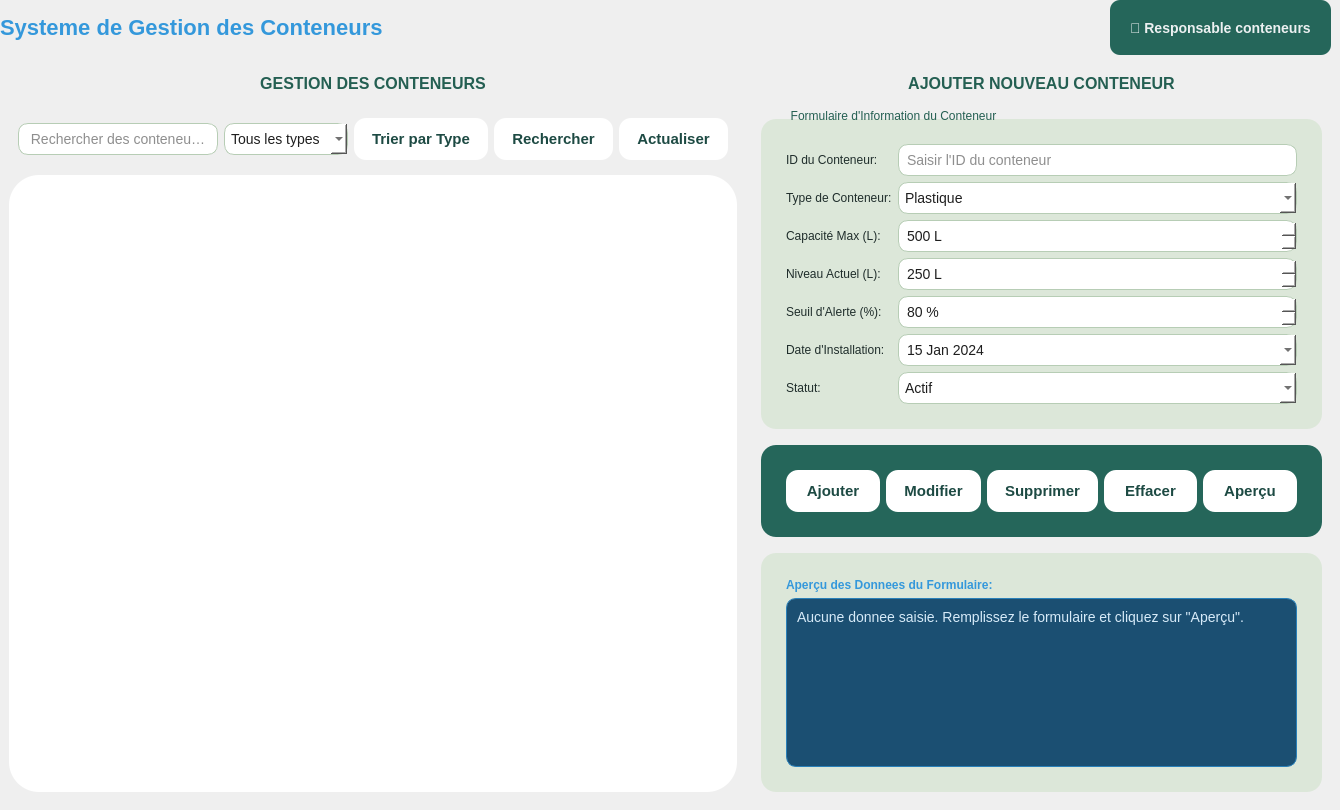
    <widget class="QWidget" name="GContainerPage">
     <widget class="QStackedWidget" name="GCont_stackedWidget">
      <property name="geometry">
       <rect>
        <x>0</x>
        <y>0</y>
        <width>1331</width>
        <height>801</height>
       </rect>
      </property>
      <property name="styleSheet">
       <string notr="true">/* ================= GLOBAL STYLES ================= */
QMainWindow {
    background-color: #F4F6F5;
    font-family: &quot;Segoe UI&quot;, Arial, sans-serif;
    color: #1F2D2B;
    font-size: 10pt;
}

QWidget {
    color: #1F2D2B;
}

/* ================= LABELS ================= */
QLabel {
    color: #1F2D2B;
}

/* ================== LEFT PANEL ================== */
#GCont_leftPanel, #GCont_headerWidget, QWidget[leftPanel=&quot;true&quot;] {
    background-color: #EEF7EC;
    border-radius: 20px;
}

/* ================== RIGHT MAIN PANEL ================== */
#GCont_rightPanel {
    background-color: #245F52;
    border-radius: 28px;
}

/* FIX: Ensure labels in right panel have white text */
#GCont_rightPanel QLabel {
    color: #FFFFFF;
}

#GCont_rightPanel QGroupBox {
    background-color: #FFFFFF;
    border-radius: 20px;
    border: none;
    margin-top: 16px;
    padding: 16px;
}

/* FIX: Ensure group box titles in right panel are visible */
#GCont_rightPanel QGroupBox::title {
    color: #245F52;
    font-weight: bold;
}

/* ================== WHITE CARDS ================== */
QGroupBox {
    background-color: #FFFFFF;
    border-radius: 20px;
    border: none;
    margin-top: 16px;
    padding: 16px;
}

QGroupBox::title {
    subcontrol-origin: margin;
    left: 20px;
    padding: 0 8px;
    font-weight: bold;
    color: #245F52;
}

/* ================== INPUTS ================== */
QLineEdit, QComboBox, QSpinBox, QDateEdit {
    background-color: #FFFFFF;
    border-radius: 12px;
    border: 1px solid #D6E5DD;
    padding: 10px;
    color: #1F2D2B;
}

QLineEdit:focus, QComboBox:focus, QSpinBox:focus, QDateEdit:focus {
    border: 2px solid #1F6B5B;
}

QTextEdit, QPlainTextEdit {
    background-color: #FFFFFF;
    color: #1F2D2B;
    border-radius: 14px;
    padding: 10px;
}

/* ================== BUTTONS ================== */
QPushButton {
    color: #1d4a43;
    background-color: #ffffff;
    font-family: &quot;Segoe&quot;, sans-serif;
    font-size: 11pt;
    font-weight: bold;
    border-radius: 20px;
    padding: 12px 18px;
    border: none;
}

QPushButton:hover {
    color: #060504;
    background-color: #bdf7a3;
}

QPushButton:pressed {
    color: #060504;
    background-color: rgb(99, 129, 85);
}

/* ================== TABLE VIEW ================== */
QTableView {
    background-color: #FFFFFF;
    border-radius: 18px;
    border: none;
    gridline-color: transparent;
}

QHeaderView::section {
    background-color: #245F52;
    color: white;
    padding: 10px;
    border: none;
    font-weight: bold;
}

QTableView::item {
    padding: 10px;
}

QTableView::item:selected {
    background-color: #DFF2EA;
    color: #1F2D2B;
}

/* ================== SEARCH BAR ================== */
QLineEdit[placeholderText] {
    background-color: #FFFFFF;
}

/* ================== STATUS BAR ================== */
QStatusBar {
    background-color: #FFFFFF;
    color: #245F52;
    border-top: 1px solid #D6E5DD;
}

/* ================== DARK PANELS ================== */
QWidget[darkPanel=&quot;true&quot;] {
    background-color: #245F52;
    color: #FFFFFF;
    border-radius: 24px;
}

QWidget[darkPanel=&quot;true&quot;] QLabel,
QWidget[darkPanel=&quot;true&quot;] QPushButton,
QWidget[darkPanel=&quot;true&quot;] QGroupBox::title {
    color: #FFFFFF;
}

/* ================= PREVIEW / ANALYSIS BOX ================= */
QTextEdit#GCont_previewText,
QPlainTextEdit#GCont_previewText {
    background-color: #1B4F72;
    border: 1px solid #2980B9;
    color: #D6EAF8;
}

/* ================== SPECIFIC WIDGET STYLES ================== */
#GCont_iconLabel {
    font-size: 28px;
    color: #27AE60;
}

#GCont_titleLabel {
    font-size: 22px;
    font-weight: bold;
    color: #3498DB;
}

#GCont_userLabel {
    font-size: 14px;
    color: #ECF0F1;
    padding: 8px 16px;
    background-color: #27AE60;
    border-radius: 10px;
    font-weight: bold;
}

#GCont_sortButton, #GCont_searchButton, #GCont_refreshButton,
#GCont_addButton, #GCont_updateButton, #GCont_deleteButton,
#GCont_clearButton, #GCont_previewButton {
    color: #1d4a43;
    background-color: #ffffff;
    padding: 12px 18px;
    font-size: 11pt;
}

#GCont_totalContainersLabel, #GCont_normalStatusLabel, #GCont_warningLabel, #GCont_criticalLabel,
#GCont_totalContainersValue, #GCont_normalStatusValue {
    color: #1F2D2B;
}

#GCont_warningValue {
    font-weight: bold;
    font-size: 16px;
    color: #F39C12;
}

#GCont_criticalValue {
    font-weight: bold;
    font-size: 16px;
    color: #E74C3C;
}

#GCont_lastUpdateLabel {
    font-style: italic;
    color: #BDC3C7;
    margin-top: 10px;
}

#GCont_aiPredictionText {
    background-color: #17202A;
    border: 1px solid #F39C12;
    color: #FDEBD0;
}

#GCont_previewLabel {
    color: #3498DB;
    font-weight: bold;
}

#GCont_previewText {
    background-color: #1B4F72;
    border: 1px solid #2980B9;
    color: #D6EAF8;
}

#GCont_statusbar {
    color: #BDC3C7;
}

/* ================= PROGRESS BAR STYLES ================= */
QProgressBar {
    border: 1px solid #27AE60;
    border-radius: 3px;
    background-color: #34495E;
    color: #ECF0F1;
    text-align: center;
}

QProgressBar::chunk {
    background-color: #2ECC71;
    border-radius: 2px;
}

QProgressBar[dark=&quot;true&quot;] {
    border: 1px solid #C0392B;
}

QProgressBar[dark=&quot;true&quot;]::chunk {
    background-color: #E74C3C;
}

QProgressBar[warning=&quot;true&quot;] {
    border: 1px solid #D35400;
}

QProgressBar[warning=&quot;true&quot;]::chunk {
    background-color: #f39c12;
}

/* ================= FIX FOR MESSAGE BOXES ================= */
QMessageBox {
    background-color: #FFFFFF;
    color: #1F2D2B;
}

QMessageBox QLabel {
    color: #1F2D2B;
    background-color: transparent;
    font-size: 11pt;
}

QMessageBox QPushButton {
    color: #1d4a43;
    background-color: #ffffff;
    font-family: &quot;Segoe&quot;, sans-serif;
    font-size: 11pt;
    font-weight: bold;
    border-radius: 20px;
    padding: 8px 16px;
    min-width: 80px;
    border: none;
}

QMessageBox QPushButton:hover {
    color: #060504;
    background-color: #bdf7a3;
}

QMessageBox QPushButton:pressed {
    color: #060504;
    background-color: rgb(99, 129, 85);
}

/* ================= FIX FOR COMBOBOX POPUP ================= */
QComboBox QAbstractItemView {
    background-color: #FFFFFF;
    color: #1F2D2B;
    border: 1px solid #D6E5DD;
    selection-background-color: #bdf7a3;
    selection-color: #1d4a43;
    outline: none;
}

QComboBox QAbstractItemView::item {
    color: #1F2D2B;
    padding: 8px;
    min-height: 20px;
}

QComboBox QAbstractItemView::item:hover {
    background-color: #bdf7a3;
    color: #060504;
}

QComboBox QAbstractItemView::item:selected {
    background-color: #bdf7a3;
    color: #1d4a43;
}

/* ================= FIX FOR COMBOBOX IN RIGHT PANEL ================= */
#GCont_rightPanel QComboBox {
    background-color: #FFFFFF;
    color: #1F2D2B;
}

#GCont_rightPanel QComboBox QAbstractItemView {
    background-color: #FFFFFF;
    color: #1F2D2B;
}
QGroupBox{
background-color:#ECF5E9;
border-radius:30px;
}
QTableView::item {
    background-color: transparent;
}

QTableView::item:selected:!active {
    background: #ECF5E9;
}
QTableView {
    selection-background-color: #ECF5E9;
    selection-color: black;
	border-radius:30px;
}

QTableView::item:selected {
    background-color: #ECF5E9;
    color: black;
}

QTableView::item:selected:active {
    background-color: #ECF5E9;
    color: black;
}

QTableView::item:selected:!active {
    background-color: #ECF5E9;
    color: black;
}
QTableCornerButton{
	background-color: #25665A;
}
QLabel#GCont_userLabel {
    background-color: #25665A;
}
QGroupBox#GCont_actionBox{
	background-color: #25665A;
}
/* GROUPBOX */
QGroupBox {
    background-color: #DCE7D9;   /* soft green background */
    border: none;
    border-radius: 15px;
    margin-top: 10px;
}

/* INPUT FIELDS */
QLineEdit,
QSpinBox,
QDateEdit,
QComboBox,
QTextEdit {
    background-color: #FFFFFF;     /* pure white for clarity */
    border: 1px solid #B7CDB5;     /* soft green border */
    border-radius: 10px;
    padding: 6px;
    color: #1E1E1E;                /* dark text */
    font-size: 14px;
}

/* Focus effect */
QLineEdit:focus,
QSpinBox:focus,
QDateEdit:focus,
QComboBox:focus,
QTextEdit:focus {
    border: 2px solid #6FAF8D;     /* stronger green when active */
}
QPushButton{
 background:#ECF5E9;
 border-radius:12px;
 padding:6px;
 font-size:13px;
 font-weight:bold;
    padding-top: 10px;
    padding-bottom: 10px;
}
QPushButton:hover{
 background:#D6EAD6;
}</string>
      </property>
      <widget class="QWidget" name="GCont_mainPage">
       <widget class="QWidget" name="GCont_headerWidget" native="true">
        <property name="geometry">
         <rect>
          <x>0</x>
          <y>0</y>
          <width>1331</width>
          <height>55</height>
         </rect>
        </property>
        <layout class="QHBoxLayout" name="GCont_horizontalLayout">
         <item>
          <widget class="QLabel" name="GCont_titleLabel">
           <property name="text">
            <string>Systeme de Gestion des Conteneurs</string>
           </property>
          </widget>
         </item>
         <item>
          <spacer name="GCont_horizontalSpacer">
           <property name="orientation">
            <enum>Qt::Orientation::Horizontal</enum>
           </property>
           <property name="sizeHint" stdset="0">
            <size>
             <width>40</width>
             <height>20</height>
            </size>
           </property>
          </spacer>
         </item>
         <item>
          <widget class="QLabel" name="GCont_userLabel">
           <property name="text">
            <string>👤 Responsable conteneurs</string>
           </property>
          </widget>
         </item>
        </layout>
       </widget>
       <widget class="QWidget" name="GCont_contentArea" native="true">
        <property name="geometry">
         <rect>
          <x>0</x>
          <y>55</y>
          <width>1331</width>
          <height>746</height>
         </rect>
        </property>
        <layout class="QHBoxLayout" name="GCont_contentLayout">
         <item>
          <widget class="QWidget" name="GCont_managementPanel" native="true">
           <layout class="QVBoxLayout" name="GCont_managementLayout">
            <item>
             <widget class="QLabel" name="GCont_managementTitle">
              <property name="styleSheet">
               <string notr="true">font-size: 16px; font-weight: bold; color: #245F52; padding: 10px;</string>
              </property>
              <property name="text">
               <string>GESTION DES CONTENEURS</string>
              </property>
              <property name="alignment">
               <set>Qt::AlignmentFlag::AlignCenter</set>
              </property>
             </widget>
            </item>
            <item>
             <widget class="QWidget" name="GCont_controlsWidget" native="true">
              <layout class="QHBoxLayout" name="GCont_controlsLayout">
               <item>
                <widget class="QLineEdit" name="GCont_searchEdit">
                 <property name="minimumSize">
                  <size>
                   <width>200</width>
                   <height>0</height>
                  </size>
                 </property>
                 <property name="placeholderText">
                  <string> Rechercher des conteneurs...</string>
                 </property>
                </widget>
               </item>
               <item>
                <widget class="QComboBox" name="GCont_typeFilterCombo">
                 <item>
                  <property name="text">
                   <string>Tous les types</string>
                  </property>
                 </item>
                 <item>
                  <property name="text">
                   <string>Plastique</string>
                  </property>
                 </item>
                 <item>
                  <property name="text">
                   <string>Verre</string>
                  </property>
                 </item>
                 <item>
                  <property name="text">
                   <string>Papier</string>
                  </property>
                 </item>
                 <item>
                  <property name="text">
                   <string>Métal</string>
                  </property>
                 </item>
                 <item>
                  <property name="text">
                   <string>Organique</string>
                  </property>
                 </item>
                </widget>
               </item>
               <item>
                <widget class="QPushButton" name="GCont_sortButton">
                 <property name="text">
                  <string>Trier par Type</string>
                 </property>
                </widget>
               </item>
               <item>
                <widget class="QPushButton" name="GCont_searchButton">
                 <property name="text">
                  <string>Rechercher</string>
                 </property>
                </widget>
               </item>
               <item>
                <widget class="QPushButton" name="GCont_refreshButton">
                 <property name="text">
                  <string>Actualiser</string>
                 </property>
                </widget>
               </item>
              </layout>
             </widget>
            </item>
            <item>
             <widget class="QTableView" name="GCont_containerTable">
              <property name="editTriggers">
               <set>QAbstractItemView::EditTrigger::NoEditTriggers</set>
              </property>
              <property name="alternatingRowColors">
               <bool>true</bool>
              </property>
              <property name="selectionMode">
               <enum>QAbstractItemView::SelectionMode::SingleSelection</enum>
              </property>
              <property name="selectionBehavior">
               <enum>QAbstractItemView::SelectionBehavior::SelectRows</enum>
              </property>
              <property name="sortingEnabled">
               <bool>true</bool>
              </property>
              <attribute name="verticalHeaderVisible">
               <bool>false</bool>
              </attribute>
             </widget>
            </item>
           </layout>
          </widget>
         </item>
         <item>
          <widget class="QWidget" name="GCont_formPreviewPanel" native="true">
           <layout class="QVBoxLayout" name="GCont_formPreviewLayout">
            <item>
             <widget class="QLabel" name="GCont_formTitle">
              <property name="styleSheet">
               <string notr="true">font-size: 16px; font-weight: bold; color: #245F52; padding: 10px;</string>
              </property>
              <property name="text">
               <string>AJOUTER NOUVEAU CONTENEUR</string>
              </property>
              <property name="alignment">
               <set>Qt::AlignmentFlag::AlignCenter</set>
              </property>
             </widget>
            </item>
            <item>
             <widget class="QGroupBox" name="GCont_formBox">
              <property name="title">
               <string>Formulaire d'Information du Conteneur</string>
              </property>
              <layout class="QGridLayout" name="GCont_gridLayout_2">
               <item row="0" column="0">
                <widget class="QLabel" name="GCont_idLabel">
                 <property name="text">
                  <string>ID du Conteneur:</string>
                 </property>
                </widget>
               </item>
               <item row="4" column="0">
                <widget class="QLabel" name="GCont_thresholdLabel">
                 <property name="text">
                  <string>Seuil d'Alerte (%):</string>
                 </property>
                </widget>
               </item>
               <item row="1" column="0">
                <widget class="QLabel" name="GCont_typeLabel">
                 <property name="text">
                  <string>Type de Conteneur:</string>
                 </property>
                </widget>
               </item>
               <item row="1" column="1">
                <widget class="QComboBox" name="GCont_typeCombo">
                 <item>
                  <property name="text">
                   <string>Plastique</string>
                  </property>
                 </item>
                 <item>
                  <property name="text">
                   <string>Verre</string>
                  </property>
                 </item>
                 <item>
                  <property name="text">
                   <string>Papier</string>
                  </property>
                 </item>
                 <item>
                  <property name="text">
                   <string>Métal</string>
                  </property>
                 </item>
                 <item>
                  <property name="text">
                   <string>Organique</string>
                  </property>
                 </item>
                 <item>
                  <property name="text">
                   <string>Déchets Electroniques</string>
                  </property>
                 </item>
                 <item>
                  <property name="text">
                   <string>Dangereux</string>
                  </property>
                 </item>
                </widget>
               </item>
               <item row="2" column="1">
                <widget class="QSpinBox" name="GCont_capacitySpin">
                 <property name="suffix">
                  <string> L</string>
                 </property>
                 <property name="minimum">
                  <number>1</number>
                 </property>
                 <property name="maximum">
                  <number>10000</number>
                 </property>
                 <property name="value">
                  <number>500</number>
                 </property>
                </widget>
               </item>
               <item row="6" column="1">
                <widget class="QComboBox" name="GCont_statusCombo">
                 <item>
                  <property name="text">
                   <string>Actif</string>
                  </property>
                 </item>
                 <item>
                  <property name="text">
                   <string>Inactif</string>
                  </property>
                 </item>
                 <item>
                  <property name="text">
                   <string>Maintenance</string>
                  </property>
                 </item>
                 <item>
                  <property name="text">
                   <string>Plein</string>
                  </property>
                 </item>
                </widget>
               </item>
               <item row="3" column="0">
                <widget class="QLabel" name="GCont_currentLabel">
                 <property name="text">
                  <string>Niveau Actuel (L):</string>
                 </property>
                </widget>
               </item>
               <item row="2" column="0">
                <widget class="QLabel" name="GCont_capacityLabel">
                 <property name="text">
                  <string>Capacité Max (L):</string>
                 </property>
                </widget>
               </item>
               <item row="5" column="0">
                <widget class="QLabel" name="GCont_dateLabel">
                 <property name="text">
                  <string>Date d'Installation:</string>
                 </property>
                </widget>
               </item>
               <item row="0" column="1">
                <widget class="QLineEdit" name="GCont_idInput">
                 <property name="placeholderText">
                  <string>Saisir l'ID du conteneur</string>
                 </property>
                </widget>
               </item>
               <item row="3" column="1">
                <widget class="QSpinBox" name="GCont_currentSpin">
                 <property name="suffix">
                  <string> L</string>
                 </property>
                 <property name="minimum">
                  <number>0</number>
                 </property>
                 <property name="maximum">
                  <number>10000</number>
                 </property>
                 <property name="value">
                  <number>250</number>
                 </property>
                </widget>
               </item>
               <item row="6" column="0">
                <widget class="QLabel" name="GCont_statusLabel">
                 <property name="text">
                  <string>Statut:</string>
                 </property>
                </widget>
               </item>
               <item row="5" column="1">
                <widget class="QDateEdit" name="GCont_dateInput">
                 <property name="calendarPopup">
                  <bool>true</bool>
                 </property>
                 <property name="date">
                  <date>
                   <year>2024</year>
                   <month>1</month>
                   <day>15</day>
                  </date>
                 </property>
                </widget>
               </item>
               <item row="4" column="1">
                <widget class="QSpinBox" name="GCont_thresholdSpin">
                 <property name="suffix">
                  <string> %</string>
                 </property>
                 <property name="minimum">
                  <number>1</number>
                 </property>
                 <property name="maximum">
                  <number>100</number>
                 </property>
                 <property name="value">
                  <number>80</number>
                 </property>
                </widget>
               </item>
              </layout>
             </widget>
            </item>
            <item>
             <widget class="QGroupBox" name="GCont_actionBox">
              <property name="title">
               <string/>
              </property>
              <layout class="QHBoxLayout" name="GCont_horizontalLayout_2">
               <item>
                <widget class="QPushButton" name="GCont_addButton">
                 <property name="text">
                  <string>Ajouter</string>
                 </property>
                </widget>
               </item>
               <item>
                <widget class="QPushButton" name="GCont_updateButton">
                 <property name="text">
                  <string>Modifier</string>
                 </property>
                </widget>
               </item>
               <item>
                <widget class="QPushButton" name="GCont_deleteButton">
                 <property name="text">
                  <string>Supprimer</string>
                 </property>
                </widget>
               </item>
               <item>
                <widget class="QPushButton" name="GCont_clearButton">
                 <property name="text">
                  <string>Effacer</string>
                 </property>
                </widget>
               </item>
               <item>
                <widget class="QPushButton" name="GCont_previewButton">
                 <property name="text">
                  <string>Aperçu</string>
                 </property>
                </widget>
               </item>
              </layout>
             </widget>
            </item>
            <item>
             <widget class="QGroupBox" name="GCont_previewBox">
              <property name="title">
               <string/>
              </property>
              <layout class="QVBoxLayout" name="GCont_verticalLayout_4">
               <item>
                <widget class="QLabel" name="GCont_previewLabel">
                 <property name="text">
                  <string>Aperçu des Donnees du Formulaire:</string>
                 </property>
                </widget>
               </item>
               <item>
                <widget class="QTextEdit" name="GCont_previewText">
                 <property name="readOnly">
                  <bool>true</bool>
                 </property>
                 <property name="plainText">
                  <string>Aucune donnee saisie. Remplissez le formulaire et cliquez sur &quot;Aperçu&quot;.</string>
                 </property>
                </widget>
               </item>
              </layout>
             </widget>
            </item>
           </layout>
          </widget>
         </item>
        </layout>
       </widget>
      </widget>
      <widget class="QWidget" name="GCont_otherPage">
       <widget class="QLabel" name="GCont_otherPageLabel">
        <property name="geometry">
         <rect>
          <x>400</x>
          <y>300</y>
          <width>531</width>
          <height>51</height>
         </rect>
        </property>
        <property name="text">
         <string>Autre Page - Pret pour plus de fonctionnalites</string>
        </property>
        <property name="alignment">
         <set>Qt::AlignmentFlag::AlignCenter</set>
        </property>
       </widget>
      </widget>
     </widget>
    </widget>
